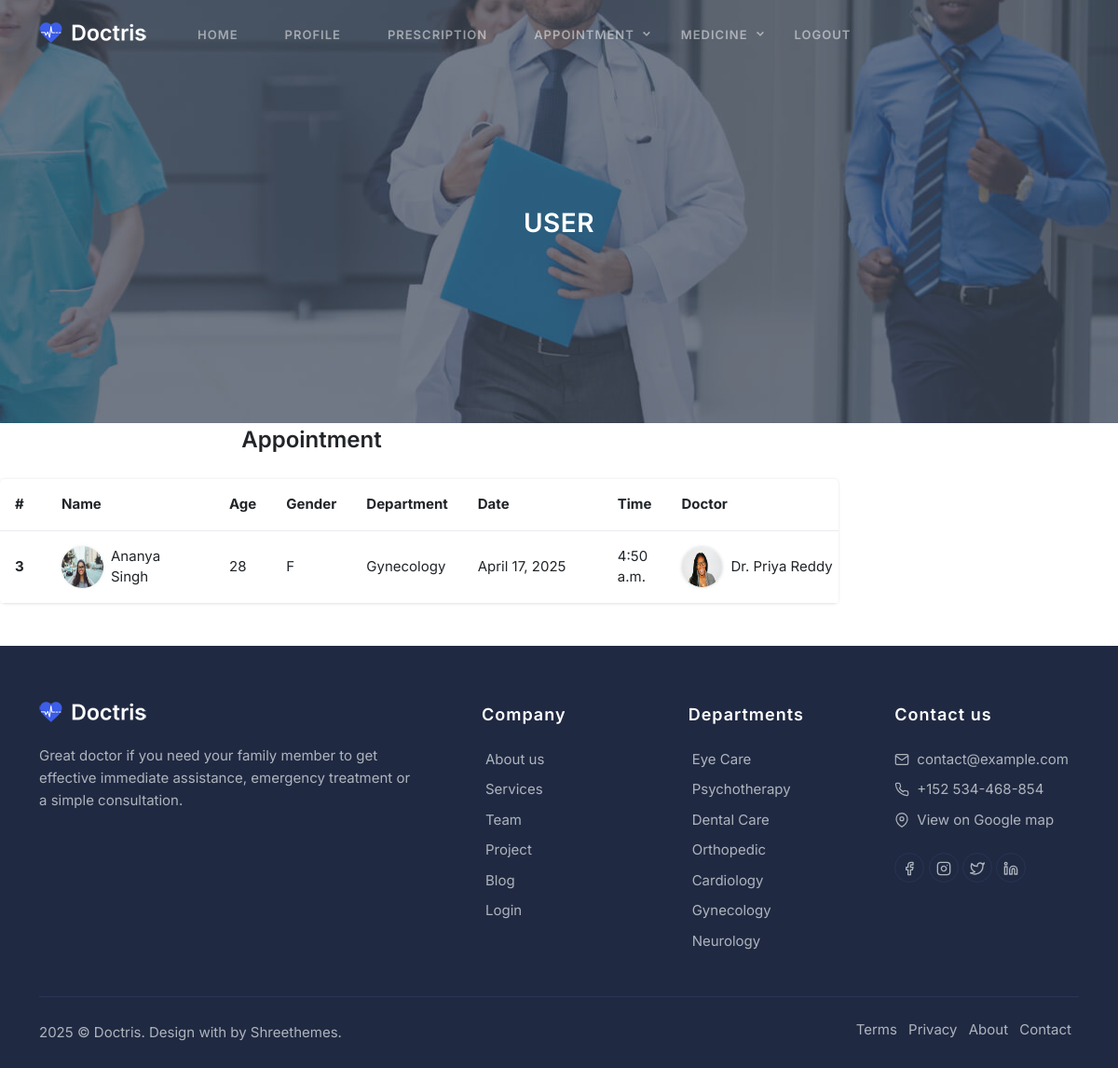
The page /view_bookedappointment/ (signed in) on the database its author committed.
### myapp/models.py (models this page shows)
class Appointments(models.Model):
    date=models.DateField()
    time=models.TimeField()
    desc=models.CharField(max_length=255,null=True, blank=True)
    status=models.CharField(max_length=255,null=True, blank=True)
    did=models.ForeignKey(Doctor, on_delete=models.CASCADE, null=True)
    uid=models.ForeignKey(User, on_delete=models.CASCADE, null=True)

class User(models.Model):
    name = models.CharField(max_length=100, null=True)
    email = models.EmailField(max_length=100, null=True)
    phone = models.IntegerField(null=True, blank=True)
    address = models.CharField(max_length=300, null=True)
    age = models.CharField(max_length=100,null=True)
    gender = models.CharField(max_length=100,null=True)
    image = models.FileField(null=True, upload_to="profile")
    loginId = models.ForeignKey(Login, on_delete=models.CASCADE, null=True)
    blood_group=models.CharField(max_length=200,null=True)

class Doctor(models.Model):
    name = models.CharField(max_length=255)
    email = models.EmailField()
    phone = models.CharField(max_length=15)
    address = models.TextField()
    image = models.FileField(null=True, upload_to="profile")
    loginId = models.ForeignKey(Login, on_delete=models.CASCADE, null=True)
    medical_license_number = models.CharField(max_length=255,null=True)
    specialization=models.CharField(max_length=255,default="")

### myapp/views.py (the view)
# urls.py: path('view_bookedappointment/',views.view_bookedappointment),
def view_bookedappointment(request):
    uid=request.session['uid']
    user=User.objects.get(loginId=uid)
    data=Appointments.objects.filter(uid=user)
    return render(request,'User/view_bookedappointment.html',{'data':data})

### templates/User/view_bookedappointment.html (shortened to what this page needs)
{% extends "user/common.html" %}
{% block content %}
<div class="col-xl-9 col-lg-8 col-md-7 mt-4 pt-2 mt-sm-0 pt-sm-0">
    <div class="row">
        <div class="col-xl-9 col-lg-6 col-md-4">
            <h4 class="mb-0 text-center">Appointment</h4>
        </div>
        <div class="col-xl-3 col-lg-6 col-md-8 mt-4 mt-md-0">
        </div>
    </div>
    <div class="row">
        <div class="col-12 mt-4">
            <div class="table-responsive bg-white shadow rounded">
                <table class="table mb-0 table-center">
                    <thead>
                        <tr>
                            <th class="border-bottom p-3" style="min-width: 50px;">#</th>
                            <th class="border-bottom p-3" style="min-width: 180px;">Name</th>
                            <th class="border-bottom p-3">Age</th>
                            <th class="border-bottom p-3">Gender</th>
                            <th class="border-bottom p-3">Department</th>
                            <th class="border-bottom p-3" style="min-width: 150px;">Date</th>
                            <th class="border-bottom p-3">Time</th>
                            <th class="border-bottom p-3" style="min-width: 220px;">Doctor</th>
                        </tr>
                    </thead>
                    <tbody>
                      {% for i in data %}
                        <tr>
                            <th class="p-3">{{i.id}}</th>
                            <td class="p-3">
                                <a class="text-dark">
                                    <div class="d-flex align-items-center">
                                        <img src="static/assets/{{i.uid.image}}" class="avatar avatar-md-sm rounded-circle shadow" alt="">
                                        <span class="ms-2">{{i.uid.name}}</span>
                                    </div>
                                </a>
                            </td>
                            <td class="p-3">{{i.uid.age}}</td>
                            <td class="p-3">{{i.uid.gender}}</td>
                            <td class="p-3">{{i.did.specialization}}</td>
                            <td class="p-3">{{i.date}}</td>
                            <td class="p-3">{{i.time}}</td>
                            <td class="p-3">
                                <a href="#" class="text-dark">
                                    <div class="d-flex align-items-center">
                                        <img src="static/assets/{{i.did.image}}" class="avatar avatar-md-sm rounded-circle border shadow" alt="">
                                        <span class="ms-2">{{i.did.name}}</span>
                                    </div>
                                </a>
                            </td>
                        </tr>
                       {% endfor %}
                    </tbody>
                </table>
            </div>
        </div>
    </div>
</div>
<br><br>
{% endblock  %}

### rows shown on the page
Appointments: id "3", uid.image (picture), uid.name "Ananya Singh", uid.age "28", uid.gender "F", did.specialization "Gynecology", date "April 17, 2025", time "4:50 a.m.", did.image (picture), did.name "Dr. Priya Reddy"
